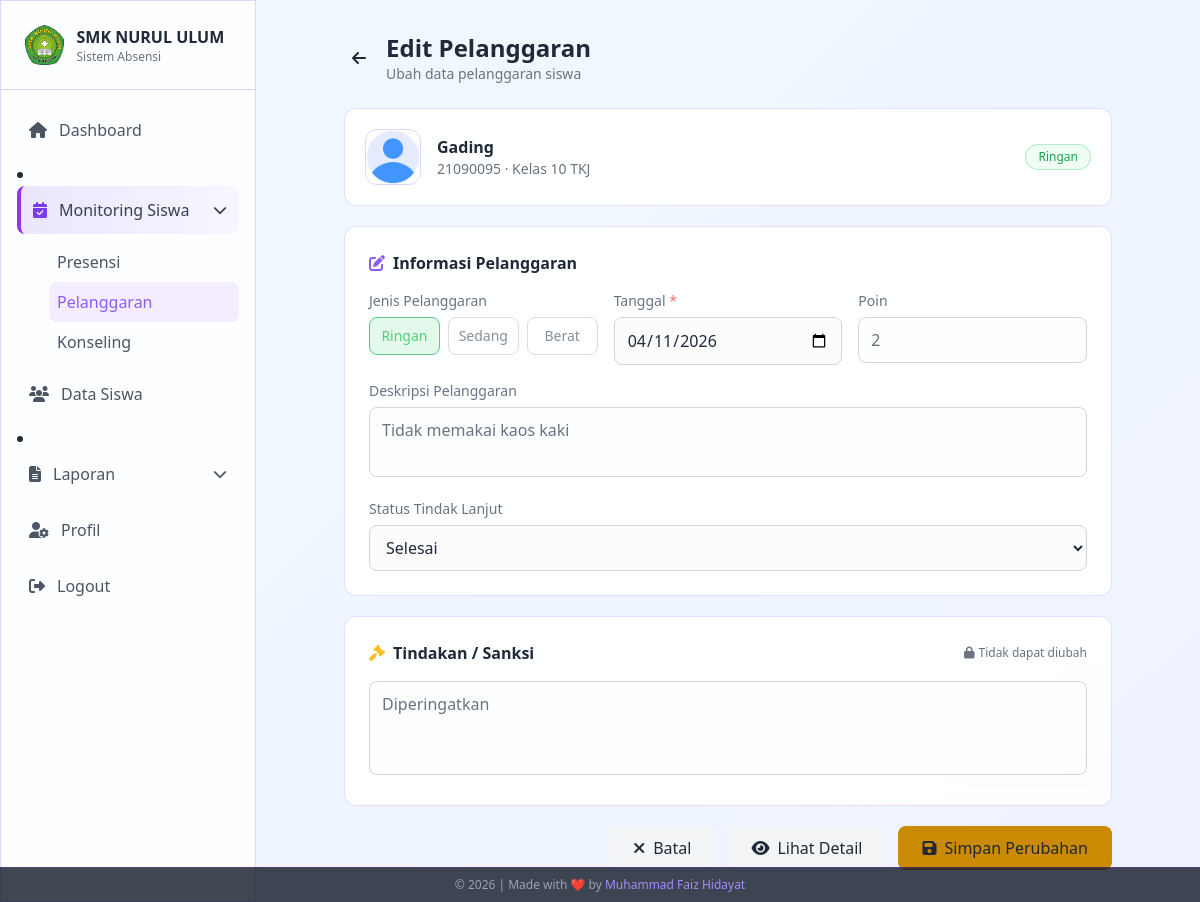
/admin/absensi/editp.php?id=24 (signed in), run on the app's committed database.
### tables this page shows
CREATE TABLE `pelanggaran` (
  `id` int NOT NULL AUTO_INCREMENT,
  `siswa_id` int NOT NULL,
  `tanggal` date NOT NULL,
  `jenis_pelanggaran` enum('Ringan','Sedang','Berat') NOT NULL,
  `deskripsi` text NOT NULL,
  `poin` int NOT NULL DEFAULT '0',
  `tindakan` text,
  `status` enum('Pending','Proses','Selesai') NOT NULL DEFAULT 'Pending',
  `dicatat_oleh` int DEFAULT NULL COMMENT 'FK ke users.id (admin yang input)',
  `created_at` timestamp NULL DEFAULT CURRENT_TIMESTAMP,
  `updated_at` timestamp NULL DEFAULT CURRENT_TIMESTAMP ON UPDATE CURRENT_TIMESTAMP,
  PRIMARY KEY (`id`),
  KEY `fk_pelanggaran_siswa` (`siswa_id`),
  KEY `fk_pelanggaran_admin` (`dicatat_oleh`),
  CONSTRAINT `fk_pelanggaran_admin` FOREIGN KEY (`dicatat_oleh`) REFERENCES `users` (`id`) ON DELETE SET NULL,
  CONSTRAINT `fk_pelanggaran_siswa` FOREIGN KEY (`siswa_id`) REFERENCES `siswa` (`id`) ON DELETE CASCADE
);

CREATE TABLE `siswa` (
  `id` int NOT NULL AUTO_INCREMENT,
  `user_id` int DEFAULT NULL COMMENT 'FK ke tabel users',
  `nis` varchar(20) NOT NULL,
  `nama_lengkap` varchar(100) NOT NULL,
  `kelas` enum('10','11','12') NOT NULL,
  `jurusan` enum('TKJ','MP','AKL','TSM','TKR') NOT NULL,
  `email` varchar(100) NOT NULL,
  `password` varchar(255) NOT NULL,
  `foto_profil` varchar(255) DEFAULT 'assets/default/photo-profile.png',
  `created_at` timestamp NOT NULL DEFAULT CURRENT_TIMESTAMP,
  `updated_at` timestamp NOT NULL DEFAULT CURRENT_TIMESTAMP ON UPDATE CURRENT_TIMESTAMP,
  PRIMARY KEY (`id`),
  UNIQUE KEY `nis` (`nis`),
  UNIQUE KEY `email` (`email`),
  KEY `fk_siswa_user` (`user_id`),
  CONSTRAINT `fk_siswa_user` FOREIGN KEY (`user_id`) REFERENCES `users` (`id`) ON DELETE SET NULL
);

### admin/absensi/editp.php (the view, shortened to what this page needs)
<?php
require_once '../../config/database.php';
$id = (int) $_GET['id'];
$stmt = $conn->prepare(
    "SELECT p.*, s.nama_lengkap, s.nis, s.kelas, s.jurusan, s.foto_profil
     FROM pelanggaran p
     JOIN siswa s ON p.siswa_id = s.id
     WHERE p.id = :id"
);
$stmt->execute(['id' => $id]);
$p = $stmt->fetch(PDO::FETCH_ASSOC);
?>
<!DOCTYPE html>
<html lang="id">
<head>
    <script src="https://cdn.tailwindcss.com"></script>
    <link rel="stylesheet" href="https://cdnjs.cloudflare.com/ajax/libs/font-awesome/6.4.2/css/all.min.css">
</head>
<body class="min-h-screen text-gray-800 bg-fixed">
    <aside id="sidebar"
        class="fixed top-0 left-0 h-screen w-64 glass-effect border-r border-violet-200 z-50 sidebar-transition -translate-x-full lg:translate-x-0">
        <div class="flex items-center justify-between p-4 lg:p-6 border-b border-violet-200">
            <div class="flex items-center gap-3">
                <img src="../../assets/default/logosmk.png" alt="SMK NURUL ULUM" class="h-8 lg:h-10 w-auto">
                <div>
                    <h1 class="font-semibold text-sm lg:text-base text-gray-800">SMK NURUL ULUM</h1>
                    <p class="text-xs text-gray-500">Sistem Absensi</p>
                </div>
            </div>
        </div>
        <nav class="p-4 space-y-2 overflow-y-auto no-scrollbar" style="max-height:calc(100vh - 76px)">
            <a href="../dashboard/"
                class="flex items-center gap-3 text-gray-600 p-3 rounded-lg hover:bg-violet-100 transition-colors">
                <i class="fas fa-home"></i><span>Dashboard</span>
            </a>
            <li class="relative group">
                <button class="flex items-center gap-3 text-gray-700 p-3 rounded-lg menu-active w-full">
                    <i class="fas fa-calendar-check text-violet-600"></i><span>Monitoring Siswa</span>
                    <i class="fas fa-chevron-down ml-auto text-sm"></i>
                </button>
                <ul class="ml-8 mt-2 block">
                    <li><a href="../absensi/index.php"
                            class="block p-2 text-gray-600 hover:text-violet-600 hover:bg-violet-100 rounded-lg">Presensi</a></li>
                    <li><a href="../absensi/pelanggaran.php"
                            class="block p-2 text-violet-500 bg-purple-500/10 rounded-lg">Pelanggaran</a></li>
                    <li><a href="../absensi/konseling"
                            class="block p-2 text-gray-600 hover:text-violet-600 hover:bg-violet-100 rounded-lg">Konseling</a></li>
                </ul>
            </li>
            <a href="../siswa/"
                class="flex items-center gap-3 text-gray-600 p-3 rounded-lg hover:bg-violet-100 transition-colors">
                <i class="fas fa-users"></i><span>Data Siswa</span>
            </a>
            <li class="relative group">
                <button
                    class="flex items-center gap-3 text-gray-600 p-3 rounded-lg hover:bg-violet-100 transition-colors w-full">
                    <i class="fas fa-file-alt"></i><span>Laporan</span>
                    <i class="fas fa-chevron-down ml-auto text-sm"></i>
                </button>
            </li>
            <a href="../profil/"
                class="flex items-center gap-3 text-gray-600 p-3 rounded-lg hover:bg-violet-100 transition-colors">
                <i class="fas fa-user-cog"></i><span>Profil</span>
            </a>
            <a href="../logout.php"
                class="flex items-center gap-3 text-gray-600 p-3 rounded-lg hover:bg-red-50 hover:text-red-600 transition-colors mt-10">
                <i class="fas fa-sign-out-alt"></i><span>Logout</span>
            </a>
        </nav>
    </aside>
    <main class="lg:ml-64 min-h-screen bg-gradient-to-br from-sky-50 to-indigo-50 transition-all duration-300">
        <div class="p-4 lg:p-8">
            <div class="max-w-3xl mx-auto">
                <div class="flex items-center mb-6">
                    <a href="pelanggaran.php" class="mr-3 p-2 rounded-full hover:bg-gray-100 transition-colors">
                        <i class="fas fa-arrow-left"></i>
                    </a>
                    <div>
                        <h1 class="text-xl md:text-2xl font-bold">Edit Pelanggaran</h1>
                        <p class="text-sm text-gray-500">Ubah data pelanggaran siswa</p>
                    </div>
                </div>
                <div class="glass-effect rounded-xl p-4 md:p-5 mb-5 animate-fade-in">
                    <div class="flex items-center gap-4">
                        <img src="../../<?= htmlspecialchars($p['foto_profil'] ?: 'assets/default/avatar.png') ?>"
                            alt="Foto"
                            class="w-14 h-14 rounded-xl object-cover border border-violet-200 flex-shrink-0">
                        <div>
                            <p class="font-semibold text-base"><?= htmlspecialchars($p['nama_lengkap']) ?></p>
                            <p class="text-sm text-gray-500"><?= htmlspecialchars($p['nis']) ?> &middot;
                                Kelas <?= $p['kelas'] ?> <?= $p['jurusan'] ?></p>
                        </div>
                        <span class="ml-auto px-3 py-1 rounded-full text-xs font-medium
                            <?= $p['jenis_pelanggaran'] === 'Berat'
                                ? 'bg-red-50 text-red-500 border border-red-200'
                                : ($p['jenis_pelanggaran'] === 'Sedang'
                                    ? 'bg-yellow-50 text-yellow-600 border border-yellow-500/30'
                                    : 'bg-green-50 text-green-600 border border-green-500/30') ?>">
                            <?= $p['jenis_pelanggaran'] ?>
                        </span>
                    </div>
                </div>
                <form method="POST" class="space-y-5">
                    <div class="glass-effect rounded-xl p-4 md:p-6 animate-fade-in">
                        <h2 class="font-semibold text-base mb-4 flex items-center gap-2">
                            <i class="fas fa-edit text-violet-500"></i> Informasi Pelanggaran
                        </h2>
                        <div class="grid grid-cols-1 md:grid-cols-3 gap-4 mb-4">
                            <div>
                                <label class="block text-sm text-gray-500 mb-1.5">Jenis Pelanggaran</label>
                                <div class="flex gap-2">
                                    <?php foreach (['Ringan', 'Sedang', 'Berat'] as $j):
                                        $active = $p['jenis_pelanggaran'] === $j ? 'active-' . strtolower($j) : '';
                                    ?>
                                        <span class="jenis-btn flex-1 py-2 px-1 rounded-lg border border-gray-300 text-sm text-center text-gray-500 cursor-not-allowed opacity-80 <?= $active ?>">
                                            <?= $j ?>
                                        </span>
                                    <?php endforeach; ?>
                                </div>
                            </div>
                            <div>
                                <label class="block text-sm text-gray-500 mb-1.5">Tanggal <span class="text-red-400">*</span></label>
                                <input type="date" name="tanggal"
                                    value="<?= htmlspecialchars($p['tanggal']) ?>" required
                                    class="w-full bg-gray-50/50 border border-gray-300 rounded-lg px-3 py-2.5 text-gray-800 focus:outline-none focus:border-violet-500">
                            </div>
                            <div>
                                <label class="block text-sm text-gray-500 mb-1.5">Poin</label>
                                <input type="number" value="<?= (int) $p['poin'] ?>" readonly
                                    class="w-full bg-gray-50/30 border border-gray-300 rounded-lg px-3 py-2.5 text-gray-500 cursor-not-allowed">
                            </div>
                        </div>
                        <div class="mb-4">
                            <label class="block text-sm text-gray-500 mb-1.5">Deskripsi Pelanggaran</label>
                            <textarea rows="2" readonly
                                class="w-full bg-gray-50/30 border border-gray-300 rounded-lg px-3 py-2.5 text-gray-500 cursor-not-allowed resize-none"><?= htmlspecialchars($p['deskripsi']) ?></textarea>
                        </div>
                        <div>
                            <label class="block text-sm text-gray-500 mb-1.5">Status Tindak Lanjut</label>
                            <select name="status"
                                class="w-full bg-gray-50/50 border border-gray-300 rounded-lg px-3 py-2.5 text-gray-800 focus:outline-none focus:border-violet-500">
                                <option value="Selesai" <?= $p['status'] === 'Selesai'  ? 'selected' : '' ?>>Selesai</option>
                            </select>
                        </div>
                    </div>
                    <div class="glass-effect rounded-xl p-4 md:p-6 animate-fade-in">
                        <h2 class="font-semibold text-base mb-4 flex items-center gap-2">
                            <i class="fas fa-gavel text-amber-400"></i> Tindakan / Sanksi
                            <span class="ml-auto text-xs text-gray-500 font-normal"><i class="fas fa-lock mr-1"></i>Tidak dapat diubah</span>
                        </h2>
                        <textarea rows="3" readonly
                            placeholder="Belum ada tindakan..."
                            class="w-full bg-gray-50/30 border border-gray-300 rounded-lg px-3 py-2.5 text-gray-500 cursor-not-allowed resize-none"><?= htmlspecialchars($p['tindakan'] ?? '') ?></textarea>
                    </div>
                    <div class="flex flex-col sm:flex-row gap-3 justify-end">
                        <a href="pelanggaran.php"
                            class="w-full sm:w-auto px-6 py-2.5 bg-gray-100 hover:bg-gray-200 text-gray-800 rounded-lg transition-colors font-medium text-center">
                            <i class="fas fa-times mr-2"></i>Batal
                        </a>
                        <a href="detailp.php?id=<?= $id ?>"
                            class="w-full sm:w-auto px-6 py-2.5 bg-gray-100 hover:bg-gray-200 text-gray-800 rounded-lg transition-colors font-medium text-center">
                            <i class="fas fa-eye mr-2"></i>Lihat Detail
                        </a>
                        <button type="submit"
                            class="w-full sm:w-auto px-6 py-2.5 bg-yellow-600 hover:bg-yellow-700 text-gray-800 rounded-lg transition-colors font-medium">
                            <i class="fas fa-save mr-2"></i>Simpan Perubahan
                        </button>
                    </div>
                </form>
            </div>
        </div>
    </main>
</body>
</html>

### admin/absensi/editp.php (style rules this page uses)
.glass-effect { background: rgba(255, 255, 255, 0.92); backdrop-filter: blur(10px); border: 1px solid rgba(139, 92, 246, 0.2); }
body { background: linear-gradient(135deg, #e0f2fe 0%, #ede9fe 100%); }
.menu-active { background: linear-gradient(to right, rgba(139, 92, 246, 0.15), rgba(139, 92, 246, 0.05)); border-left: 4px solid #9333ea; }
.sidebar-transition { transition: transform 0.3s ease-in-out; }
.no-scrollbar { -ms-overflow-style: none; scrollbar-width: none; }
.animate-fade-in { animation: fadeIn 0.3s ease-out forwards; }
.jenis-btn { border: 2px solid transparent; transition: all 0.2s; }
.jenis-btn.active-ringan { border-color: #22C55E; background: rgba(34, 197, 94, 0.15); color: #22C55E; }

### data on the page
pelanggaran: siswa.foto_profil (picture), siswa.nama_lengkap "Gading", siswa.nis "21090095", siswa.kelas "10", siswa.jurusan "TKJ", jenis_pelanggaran "Ringan", tanggal "04/11/2026", poin "2", deskripsi "Tidak memakai kaos kaki", status "Selesai", tindakan "Diperingatkan"

### other printed values
$j "Ringan"
$j "Sedang"
$j "Berat"
